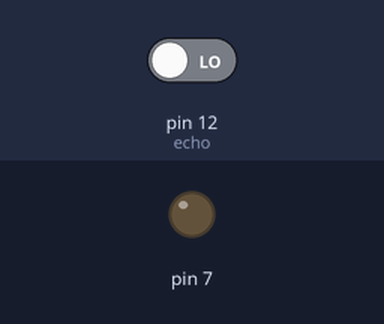
A sketch run on a simulated Arduino Uno, built with avr-gcc and run on an emulated ATmega328P. Parts: output pins drawn as LEDs (lit = HIGH). The inputs (shaded band) are chosen by the test bench; at power-on: pin 12 (echo) LOW. Pins used as bus, display or sensor lines are not drawn.

Above: at 0.1 s.
At 1.1 s:
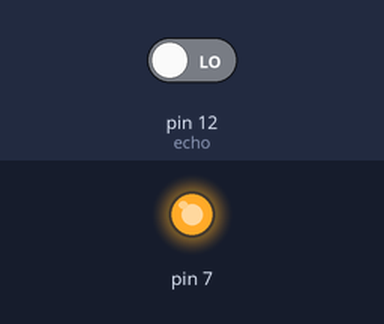
Timing chart, 0 to 2.6 s (numbered marks = the images above):
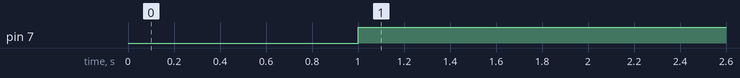

Measured:
- by itself, pin 7: LOW → HIGH at 1.0 s

The sketch:

street_lights.ino
```cpp
long duration;
int distance;

const int trigPin = 11;
const int echo = 12;
void setup() {
  // put your setup code here, to run once:
pinMode(trigPin, OUTPUT);
pinMode(echo, INPUT);
Serial.begin(115200);
pinMode(7,OUTPUT);
}

void loop() {
  // put your main code here, to run repeatedly:
digitalWrite(trigPin, HIGH);

duration = pulseIn(echo, HIGH);
distance = (duration * 0.034 )/ 2;

if(distance <= 5){
digitalWrite(7, HIGH);

}
else{
  digitalWrite(7, LOW);
  digitalWrite(trigPin, LOW);


}
}
```
